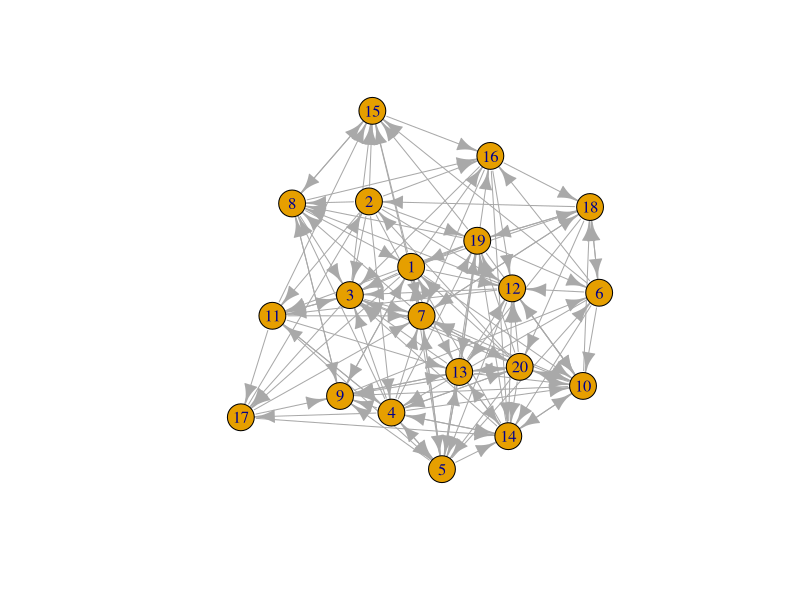

The R script that drew this image:
## ---- chunk 1
knitr::opts_chunk$set(echo = TRUE)
# import the libraries needed
library(igraph)
library(ggraph) # If you get an error run install.packages('ggraph')
library(tidygraph) # If you get an error run install.packages('tidygraph')
library(readxl) # If you get an error run install.packages('tidyverse')
set_graph_style(family='sans')
## ---- chunk 2
#edgelist <- read_excel("./edges.xlsx")
## ---- chunk 3

#edgelist
## ---- chunk 4

#node_atts <- read_excel("./node_atts.xlsx")
## ---- chunk 5

#node_atts
## ---- chunk 6
#G <- graph_from_data_frame(d = edgelist, 
#                           vertices = node_atts, directed = T)
#plot(G)
## ---- chunk 7
#G <- as_tbl_graph(G)

#G
## ---- chunk 8
#library(networkdata)
## ---- chunk 9
# This code turns the ht_advice network object into a tidygraph object, and saves it as G
#G <- as_tbl_graph(ht_advice)
#plot(G)
## ---- chunk 10

G = play_gnp(20, .4)

plot(G)

## ---- chunk 11
## YOUR CODE HERE


## ---- chunk 12

# YOUR CODE HERE


## ---- chunk 13

# YOUR CODE HERE
